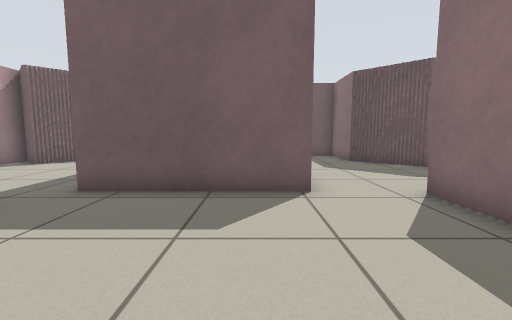
[1] (above)

17 first-person views from a walk through a world built for the Player/Stage simulator. The camera is 0.64 m above the floor, tilts 6° down and sees 90° across. The lines on the ground mark 1 m squares. The floor is counted in squares, 0.5 m on a side. Each view is taken from the middle of a square. On the plan, view 1 faces up. The plan holds only what a view shows up to about 12 squares ahead; the rest is blank. The robots in the file are not drawn.

[2]
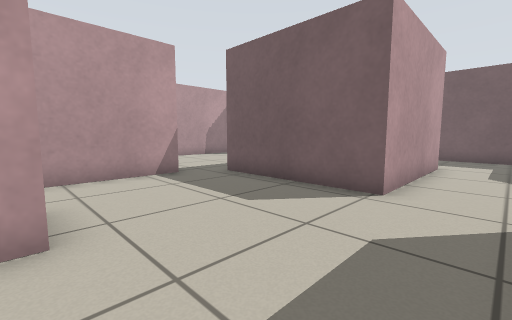

[3]
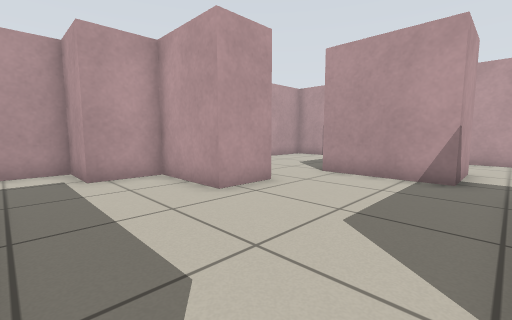

[4]
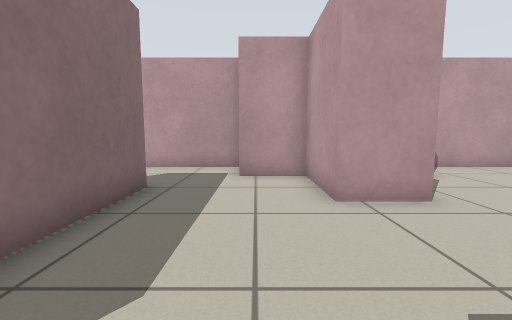

[5]
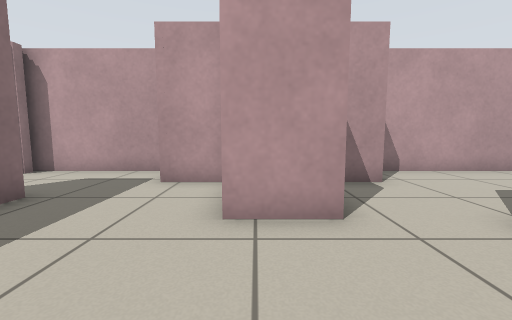

[6]
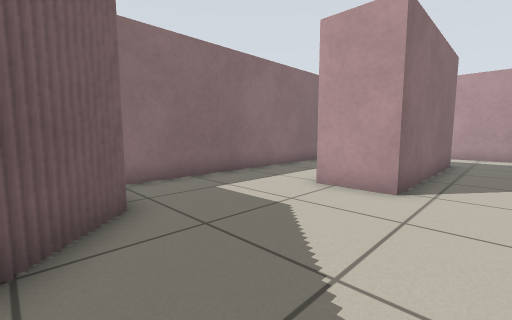

[7]
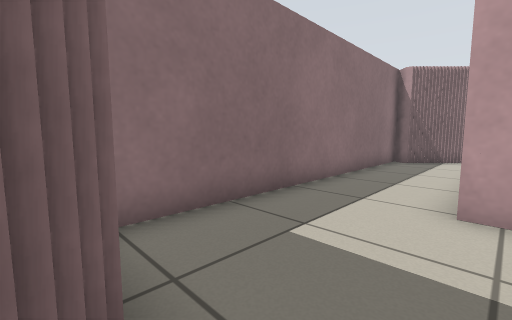

[8]
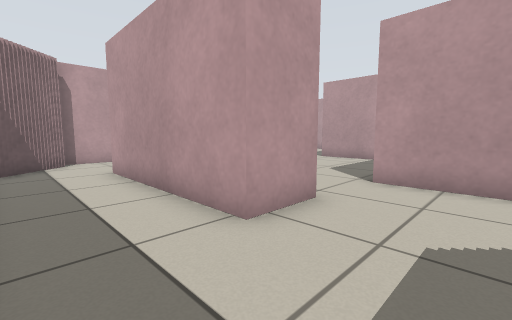

[9]
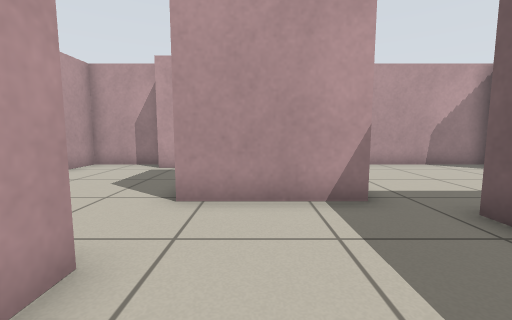

[10]
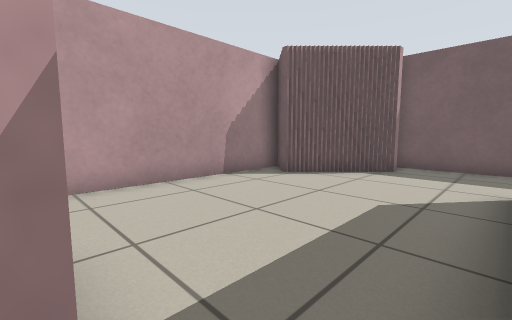

[11]
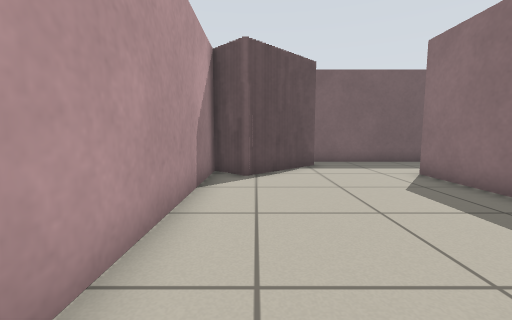

[12]
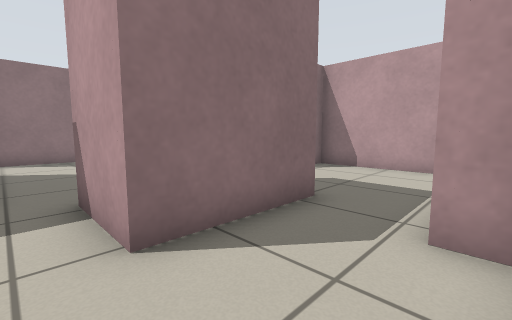

[13]
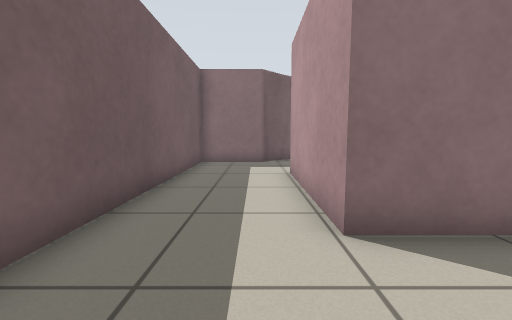

[14]
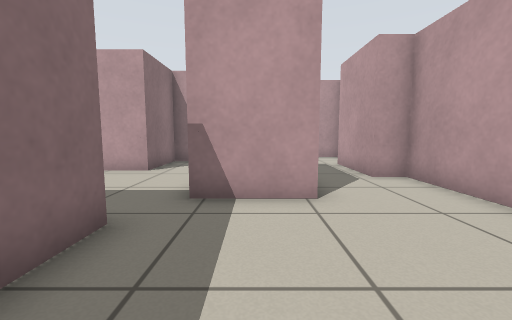

[15]
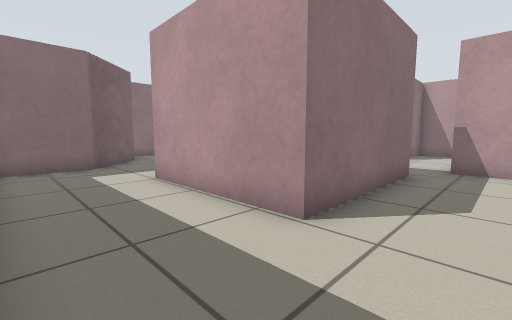

[16]
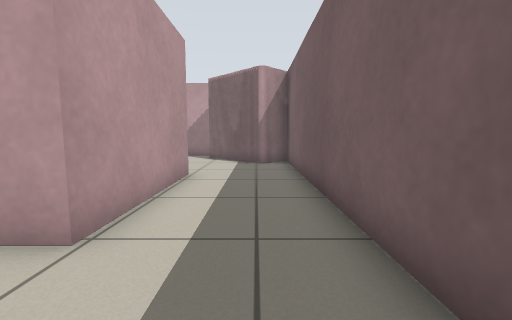

[17]
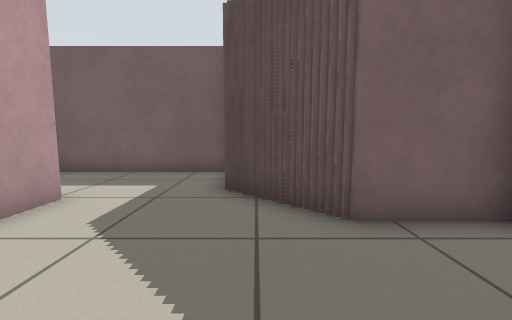

### Floor plan
Ten units are one square. View 1 is at (0, 0); x grows to the right and y downward. Boxes are objects, and circles mark ways between rooms. Rooms are numbered by the first view taken in them; rooms with no view inside come last. Other rooms are left out.
<svg viewBox="-109 -149 202 200">
<path fill="none" stroke="#000" d="M-23 -3 -5 -3 -5 14M12 -65 12 -55 -39 -55M-47 -41 -47 -15M36 11 36 -53M36 -53 55 -53 55 10M88 -96 62 -96M80 22 85 22M12 -109 12 -65M75 26 80 26M87 26 87 -90M65 36 70 36M54 46 66 46M-39 -55 -39 -109 12 -109M-90 -106 -95 -106M-76 -125 -76 -121 -80 -121M-71 -130 -71 -125M-67 -135 -67 -130M-71 -140 -71 -135M-104 -116 -104 -16 -94 -16M-72 -14 -72 -41 -47 -41M43 -115 43 -144 -76 -144 -76 -140M-72 -4 -72 -14M-44 26 -23 26 -23 -3M-104 19 -104 46 -43 46 -43 41M-47 -15 -47 -5M-94 -16 -94 16M-5 14 -5 26 15 26 15 46 54 46"/>
<circle cx="25" cy="-55" r="3" fill="#2a7"/>
<circle cx="-50" cy="-50" r="3" fill="#2a7"/>
<circle cx="-35" cy="-5" r="3" fill="#2a7"/>
<circle cx="15" cy="5" r="3" fill="#2a7"/>
<circle cx="30" cy="-120" r="3" fill="#2a7"/>
<circle cx="45" cy="30" r="3" fill="#2a7"/>
<circle cx="-85" cy="-20" r="3" fill="#2a7"/>
<text x="0" y="-30">1</text>
<text x="60" y="-50">2</text>
<text x="-50" y="-90">3</text>
<text x="-70" y="20">4</text>
<text x="30" y="30">5</text>
</svg>
Room 1 opens to room 2. Room 1 opens to room 3. Room 1 opens to room 4. Room 1 opens to room 5. Room 2 opens to room 3. Room 2 opens to room 5. Room 3 opens to room 4.

Where each view was taken, in squares from view 1:
view 1: 0 up, 0 right, facing up
view 2: 0 up, 3 right, facing up-left
view 3: 5 up, 3 right, facing down-left
view 4: 5 up, 1 right, facing down
view 5: 4 up, 1 left, facing down
view 6: 11 up, 2 right, facing down-right
view 7: 10 up, 5 right, facing down-right
view 8: 8 up, 8 right, facing down-left
view 9: 2 up, 0 right, facing left
view 10: 4 up, 4 left, facing up-left
view 11: 3 up, 9 left, facing up
view 12: 5 up, 10 left, facing down-right
view 13: 12 up, 7 left, facing right
view 14: 9 up, 6 left, facing down
view 15: 14 up, 6 left, facing down-right
view 16: 13 up, 4 right, facing left
view 17: 6 up, 5 right, facing up
